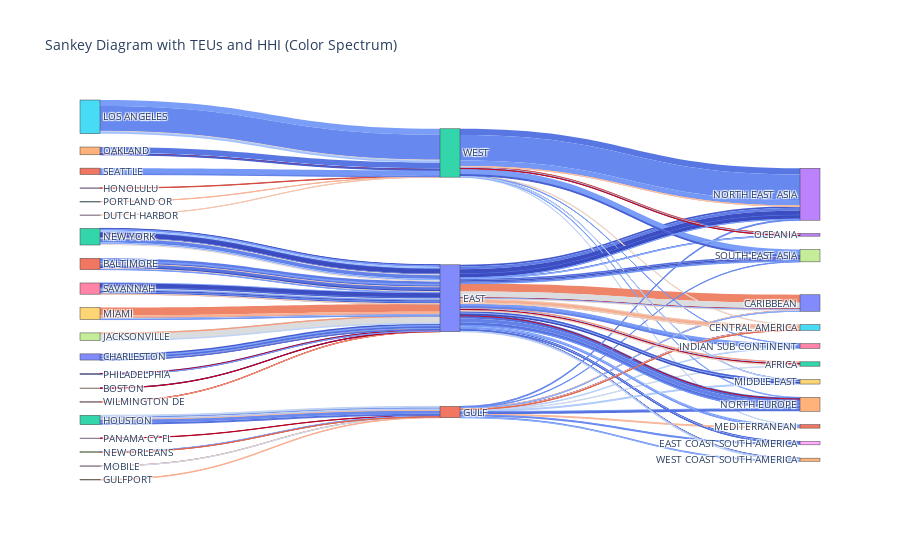

The code cell stored with this chart in its notebook:
### Code cell
# Normalize the hhi values to a 0-1 range
norm = mcolors.Normalize(vmin=df['hhi'].min(), vmax=df['hhi'].max())

# Create a color map from blue (low hhi) to red (high hhi)
cmap = plt.cm.get_cmap('coolwarm')

# Map hhi values to colors
colors_1 = [mcolors.to_hex(cmap(norm(hhi))) for hhi in df['hhi']]
colors_2 = [mcolors.to_hex(cmap(norm(hhi))) for hhi in df['hhi']]

# Extract unique labels
labels = list(pd.concat([df['origin_port_group'], df['coast_region'], df['dest_region']]).unique())

# Map labels to indices
label_to_index = {label: i for i, label in enumerate(labels)}

# Create links for origin_port_group -> coast_region
source_1 = [label_to_index[origin] for origin in df['origin_port_group']]
target_1 = [label_to_index[coast] for coast in df['coast_region']]
value_1 = df['teus']

# Create links for coast_region -> dest_region
source_2 = [label_to_index[coast] for coast in df['coast_region']]
target_2 = [label_to_index[dest] for dest in df['dest_region']]
value_2 = df['teus']

# Combine all sources, targets, values, and colors
all_sources = source_1 + source_2
all_targets = target_1 + target_2
all_values = list(value_1) + list(value_2)
all_colors = colors_1 + colors_2

# Create the figure
fig = go.Figure(go.Sankey(
    node=dict(label=labels),
    link=dict(
        source=all_sources,
        target=all_targets,
        value=all_values,
        color=all_colors  # Use the mapped colors
    )
))

# Update layout
fig.update_layout(title_text="Sankey Diagram with TEUs and HHI (Color Spectrum)", font_size=10)

# Show the plot
fig.show()

### Figure 1 — Plotly figure (JSON) as saved in the notebook; plotly's stock layout.template omitted (floating-point values rounded to 4 significant figures; data arrays with more than 128 entries replaced by an {"elided": "..."} marker saying what was removed)
{"data": [{"link": {"color": {"elided": "192 str values"}, "source": {"elided": "192 int values"}, "target": {"elided": "192 int values"}, "value": {"elided": "192 float values"}}, "node": {"label": ["CHARLESTON", "BALTIMORE", "NEW YORK", "PANAMA CY FL", "OAKLAND", "LOS ANGELES", "SAVANNAH", "JACKSONVILLE", "MOBILE", "MIAMI", "PHILADELPHIA", "SEATTLE", "HOUSTON", "HONOLULU", "BOSTON", "PORTLAND OR", "WILMINGTON DE", "NEW ORLEANS", "DUTCH HARBOR", "GULFPORT", "EAST", "GULF", "WEST", "NORTH EAST ASIA", "WEST COAST SOUTH AMERICA", "CENTRAL AMERICA", "INDIAN SUB CONTINENT", "SOUTH EAST ASIA", "EAST COAST SOUTH AMERICA", "MIDDLE EAST", "CARIBBEAN", "MEDITERRANEAN", "AFRICA", "OCEANIA", "NORTH EUROPE"]}, "type": "sankey"}], "layout": {"font": {"size": 10}, "title": {"text": "Sankey Diagram with TEUs and HHI (Color Spectrum)"}}}
